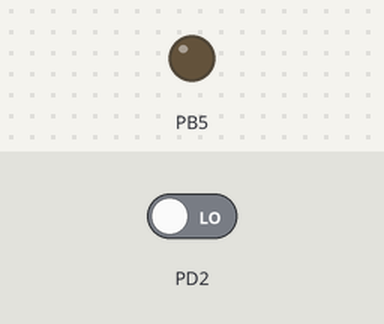
Simulated run of this program. Board: ATmega328P, built with avr-gcc and emulated at 16 MHz. Parts: output pins drawn as LEDs (lit = HIGH). The test bench sets the inputs (shaded band); at power-on: PD2 LOW.

Above: at 1.2 s.
1.3 s: PD2 driven HIGH
At 2.1 s:
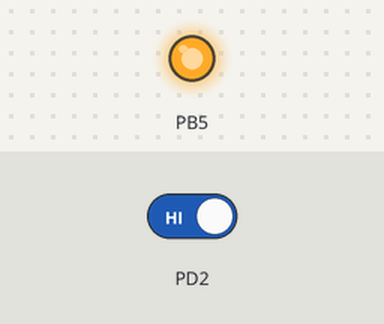
2.8 s: PD2 driven LOW
At 3.2 s:
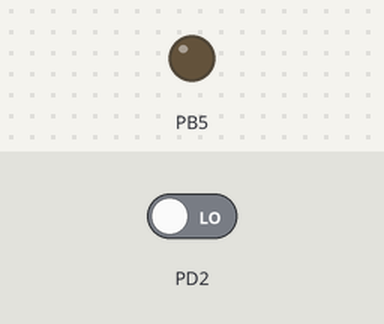
Timing chart, 0 to 5.8 s (numbered marks = the images above; inputs shaded):
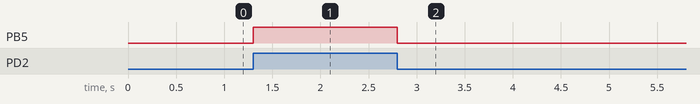

Measured:
- after the input at 1.3 s, PB5: LOW → HIGH at once
- after the input at 2.8 s, PB5: HIGH → LOW at once

The program:

main.cpp
```cpp
#include <avr/io.h>
#define F_CPU 16000000U
#include <util/delay.h>

// variables
int buttonState = 0;         // variable para leer el estado del pulsador

int main()
{
	//Inicializar el pin del pulsador como entrada
	DDRD &= ~(1<<DDD2);
	//Inicializar el pin del led como salida
	DDRB |= (1<<DDB5);

	while (1)
	{
		//Leer el estado del pulsador
		buttonState = PIND & (1<<PD2);

		if(buttonState) { //Si el pulsador está apretado
			//Encender el led
			PORTB |= (1<<PB5);
			} else {
			//Apagar el led
			PORTB &= ~(1<<PB5);
		}

	}

}
```
